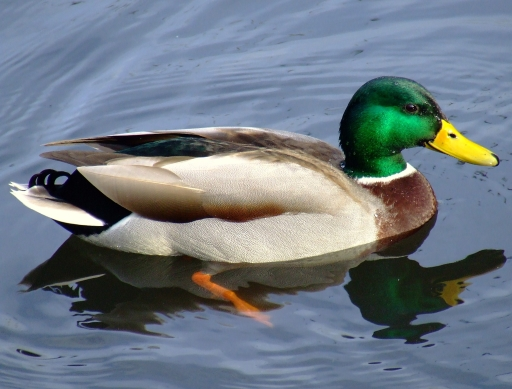
#> input picture python/ML tests/testPy/duck.jpg, 512 x 389 px
$ python test.py
#> lines starting #> are read from the running program, lines starting #| are printed output that depends on the picture
'''
Simple and fast image transforms to mimic:
 - brightness
 - contrast
 - erosion
 - dilation
'''

import cv2
from pylab import array, uint8

# Image data
image = cv2.imread('duck.jpg',0) # load as 1-channel 8bit grayscale
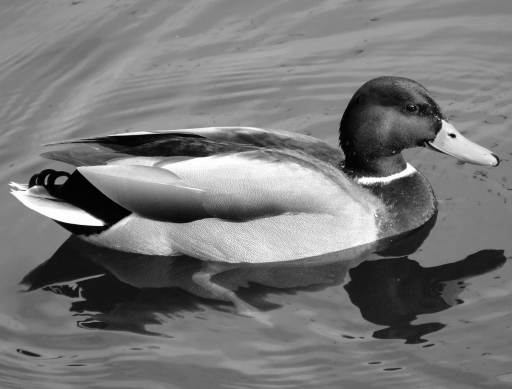
#> image: shape (389, 512); min 1, max 254, mean 119.5
maxIntensity = 255.0 # depends on dtype of image data

# Parameters for manipulating image data
phi = 1
theta = 2

# Increase intensity such that
# dark pixels become much brighter,
# bright pixels become slightly bright
newImage0 = (maxIntensity/phi)*(image/(maxIntensity/theta))**0.5
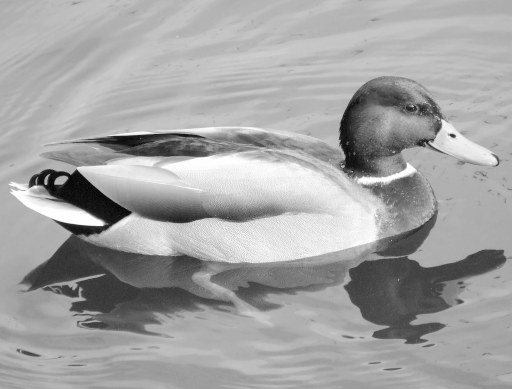
#> newImage0: shape (389, 512) float64; min 22.58, max 359.9, mean 238.9; drawn with min black and max white
newImage0 = array(newImage0,dtype=uint8)
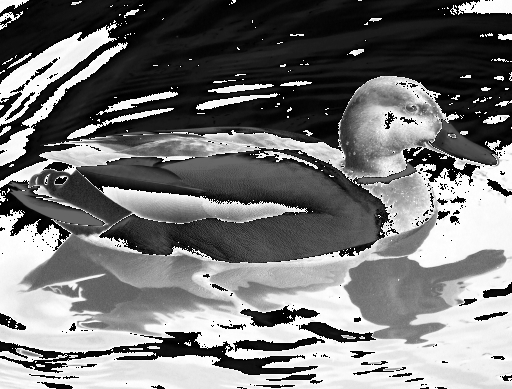
#> newImage0: shape (389, 512); min 0, max 255, mean 117.5


# Decrease intensity such that
# dark pixels become much darker,
# bright pixels become slightly dark

newImage1 = array((maxIntensity/phi)*(image/(maxIntensity/theta))**1.5,dtype=uint8)
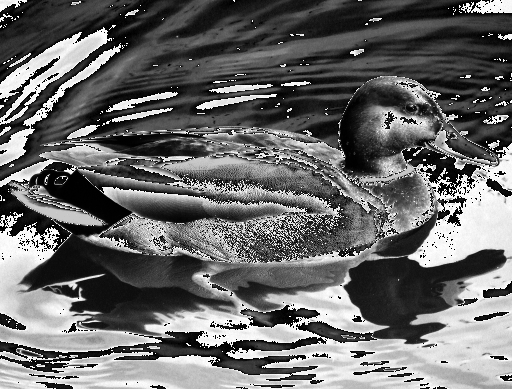
#> newImage1: shape (389, 512); min 0, max 253, mean 105.4

cv2.imshow('original',image)
cv2.imshow('increase brightness',newImage0)
cv2.imshow('decrease brightness',newImage1)

# any key to close windows
closeWindow = -1
while closeWindow<0:
    closeWindow = cv2.waitKey(1)
#> (key Esc is pressed here)
cv2.destroyAllWindows()
